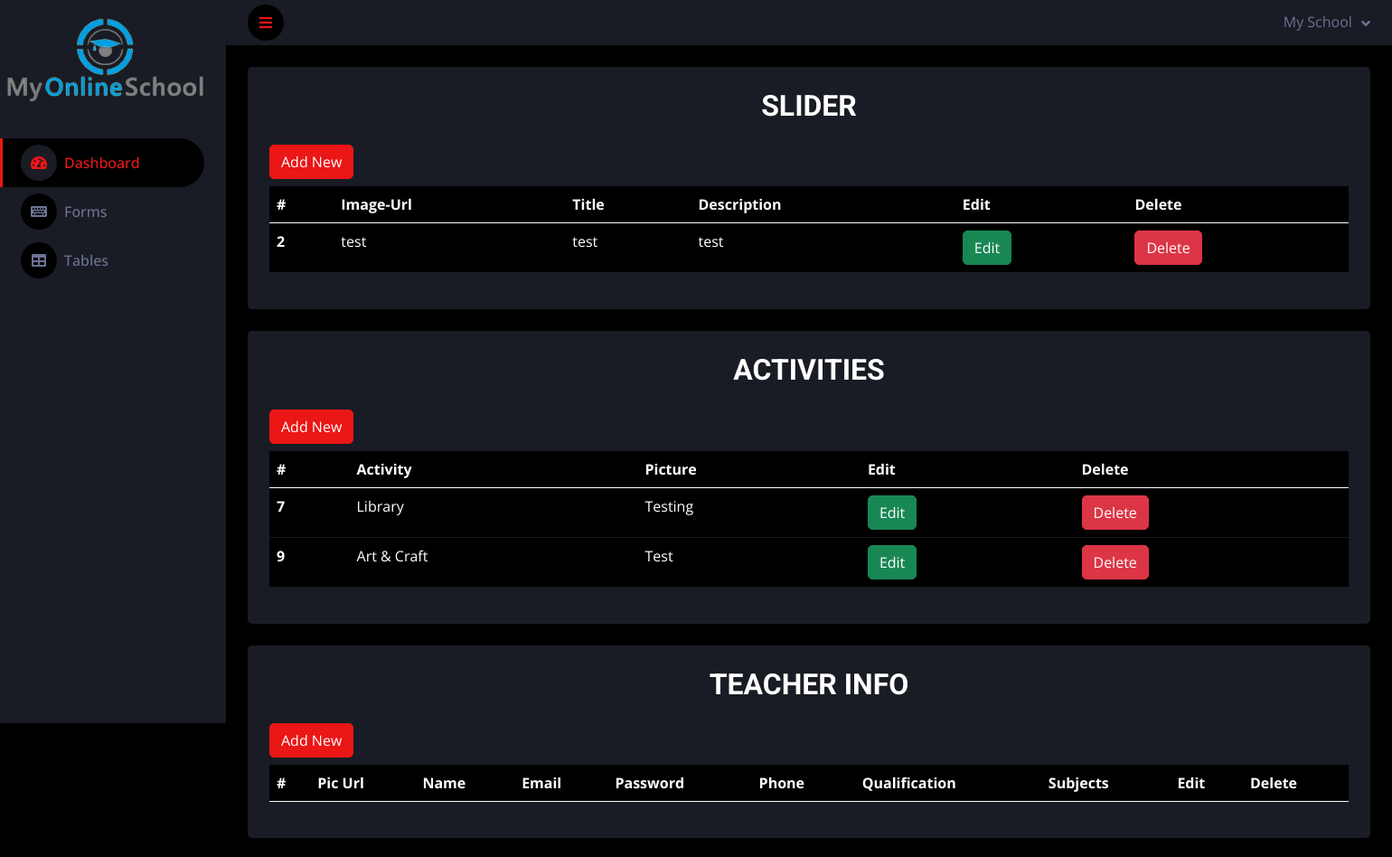
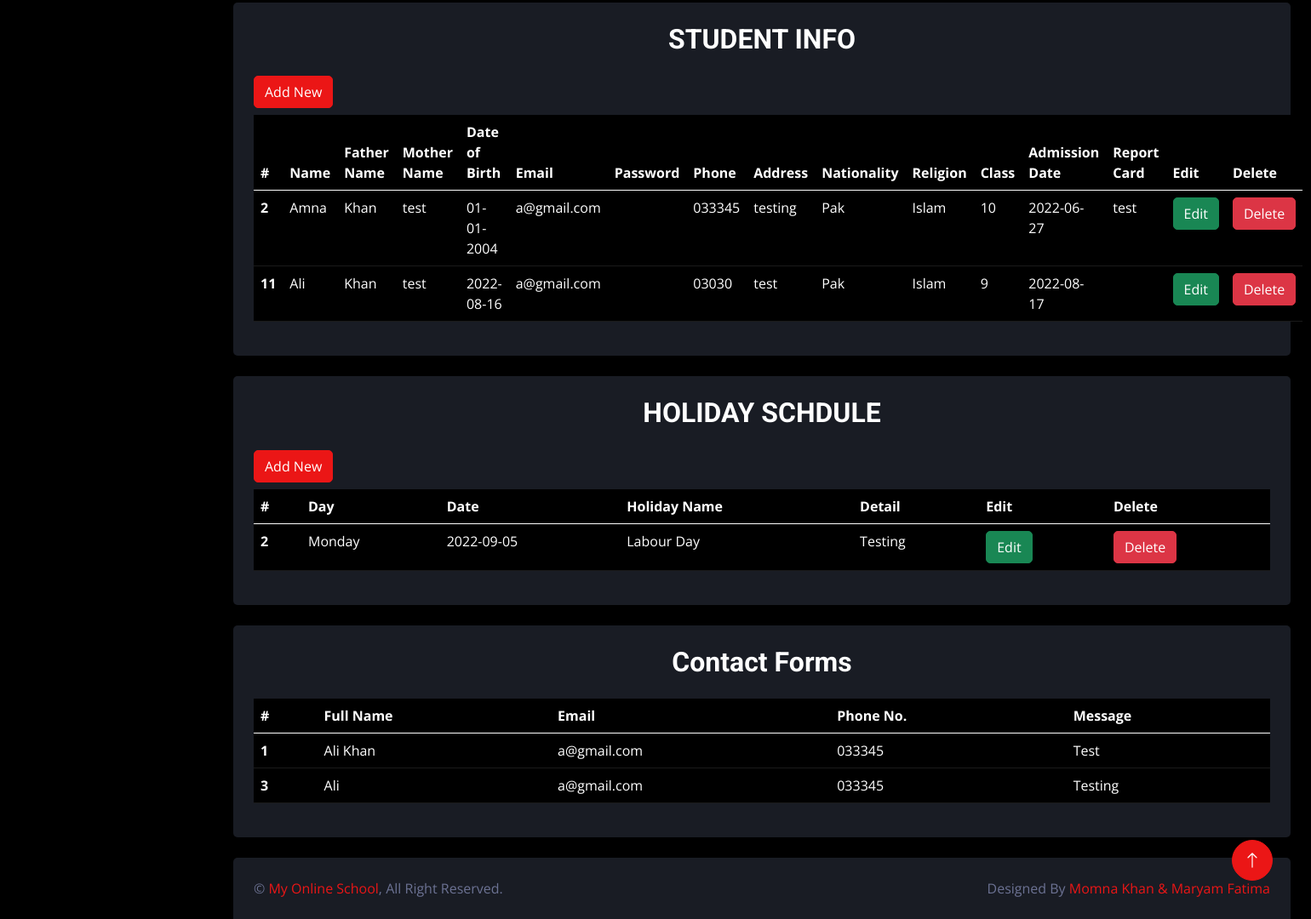
The app's page /ADMIN/table.php with its own data (2 pictures, top to bottom).
### tables this page shows
CREATE TABLE `slider` (
  `Id` int(11) NOT NULL,
  `Image-Url` varchar(225) NOT NULL,
  `Title` varchar(225) NOT NULL,
  `Description` varchar(225) NOT NULL
);

CREATE TABLE `activities` (
  `Id` int(11) NOT NULL,
  `Activity` varchar(225) NOT NULL,
  `Pic` varchar(225) NOT NULL
);

CREATE TABLE `student` (
  `Id` int(11) NOT NULL,
  `First_Name` varchar(225) NOT NULL,
  `Father_Name` varchar(225) NOT NULL,
  `Mother_Name` varchar(225) NOT NULL,
  `Date_of_Birth` varchar(225) NOT NULL,
  `Email` varchar(225) NOT NULL,
  `Pass` varchar(225) NOT NULL,
  `Phone` varchar(225) NOT NULL,
  `Address` varchar(225) NOT NULL,
  `Nationality` varchar(225) NOT NULL,
  `Religion` varchar(225) NOT NULL,
  `Class` varchar(225) NOT NULL,
  `Date` varchar(225) NOT NULL,
  `Report_Card` varchar(225) NOT NULL
);

CREATE TABLE `holiday` (
  `Id` int(11) NOT NULL,
  `Day` varchar(225) NOT NULL,
  `Date` varchar(225) NOT NULL,
  `Holiday` varchar(225) NOT NULL,
  `Detail` varchar(225) NOT NULL
);

CREATE TABLE `contact` (
  `Id` int(11) NOT NULL,
  `Full_Name` varchar(225) NOT NULL,
  `Email` varchar(225) NOT NULL,
  `Phone` varchar(225) NOT NULL,
  `Message` varchar(225) NOT NULL
);

### ADMIN/table.php (the view, shortened to what the rows shown need)
<?php
 $conn = mysqli_connect("Localhost","root","","online-schooling-system(vision)");
?>
<!DOCTYPE html>
<html lang="en">
 <head>
     <link href="https://cdnjs.cloudflare.com/ajax/libs/font-awesome/5.10.0/css/all.min.css" rel="stylesheet">
     <link href="https://cdn.jsdelivr.net/npm/bootstrap-icons@1.4.1/font/bootstrap-icons.css" rel="stylesheet">
     <link href="lib/owlcarousel/assets/owl.carousel.min.css" rel="stylesheet">
     <link href="lib/tempusdominus/css/tempusdominus-bootstrap-4.min.css" rel="stylesheet" />
     <link href="css/bootstrap.min.css" rel="stylesheet">
     <link href="css/style.css" rel="stylesheet">
 </head>
 <body>
     <div class="container-fluid position-relative d-flex p-0">
         <div class="content">
             <div class="container-fluid pt-4 px-4">
                 <div class="row g-4">
                     <div class="col-12">
                         <div class="bg-secondary rounded h-100 p-4">
                             <h2 class="mb-4 text-center">SLIDER</h2>
                             <table class="table table-hover table-dark">
                                 <thead>
                                     <tr>
                                         <th scope="col">#</th>
                                         <th scope="col">Image-Url</th>
                                         <th scope="col">Title</th>
                                         <th scope="col">Description</th>
                                         <th scope="col">Edit</th>
                                         <th scope="col">Delete</th>
                                     </tr>
                                 </thead>
                                 <tbody>
                                     <?php
                                         $query = "SELECT * FROM `slider`";
                                         $result = mysqli_query($conn,$query);
                                         if(mysqli_num_rows($result))
                                           {
                                             while($row = mysqli_fetch_array($result)){
                                        ?>
                                     <tr>
                                         <th scope="row"><?php echo $row[0];?></th>
                                         <td><?php echo $row[1];?></td>
                                         <td><?php echo $row[2];?></td>
                                         <td><?php echo $row[3];?></td>
                                         <td><a href="Sl-edit.php?id=<?php echo $row[0]?>" class="btn btn-success">Edit</a></td>
                                         <td><a href="delete.php?id=<?php echo $row[0]?>" class="btn btn-danger">Delete</a></td>
                                     </tr>
                                     <?php
                                           }
                                           }
                                     ?>
                                 </tbody>
                             </table>
                         </div>
                     </div>
                     <div class="col-12">
                         <div class="bg-secondary rounded h-100 p-4">
                             <h2 class="mb-4 text-center">ACTIVITIES</h2>
                             <table class="table table-hover table-dark">
                                 <thead>
                                     <tr>
                                         <th scope="col">#</th>
                                         <th scope="col">Activity</th>
                                         <th scope="col">Picture</th>
                                         <th scope="col">Edit</th>
                                         <th scope="col">Delete</th>
                                     </tr>
                                 </thead>
                                 <tbody>
                                     <?php
                                         $query = "SELECT * FROM `activities`";
                                         $result = mysqli_query($conn,$query);
                                         if(mysqli_num_rows($result))
                                           {
                                             while($row = mysqli_fetch_array($result)){
                                        ?>
                                     <tr>
                                         <th scope="row"><?php echo $row[0];?></th>
                                         <td><?php echo $row[1];?></td>
                                         <td><?php echo $row[2];?></td>
                                         <td><a href="A-edit.php?id=<?php echo $row[0]?>" class="btn btn-success">Edit</a></td>
                                         <td><a href="delete.php?id=<?php echo $row[0]?>" class="btn btn-danger">Delete</a></td>
                                     </tr>
                                     <?php
                                           }
                                           }
                                     ?>
                                 </tbody>
                             </table>
                         </div>
                     </div>
                     <div class="col-12">
                                <div class="bg-secondary rounded h-100 p-4">
                                    <h2 class="mb-4 text-center">TEACHER INFO</h2>
                                    <table class="table table-hover table-dark">
                                        <thead>
                                            <tr>
                                                <th scope="col">#</th>
                                                <th scope="col">Pic Url</th>
                                                <th scope="col">Name</th>
                                                <th scope="col">Email</th>
                                                <th scope="col">Password</th>
                                                <th scope="col">Phone</th>
                                                <th scope="col">Qualification</th>
                                                <th scope="col">Subjects</th>
                                                <th scope="col">Edit</th>
                                                <th scope="col">Delete</th>
                                            </tr>
                                        </thead>
                                    </table>
                                </div>
                     </div>
                     <div class="col-12">
                                <div class="bg-secondary rounded h-100 p-4">
                                    <h2 class="mb-4 text-center">STUDENT INFO</h2>
                                    <table class="table table-hover table-dark">
                                        <thead>
                                            <tr>
                                                <th scope="col">#</th>
                                                <th scope="col">Name</th>
                                                <th scope="col">Father Name</th>
                                                <th scope="col">Mother Name</th>
                                                <th scope="col">Date of Birth</th>
                                                <th scope="col">Email</th>
                                                <th scope="col">Password</th>
                                                <th scope="col">Phone</th>
                                                <th scope="col">Address</th>
                                                <th scope="col">Nationality</th>
                                                <th scope="col">Religion</th>
                                                <th scope="col">Class</th>
                                                <th scope="col">Admission Date</th>
                                                <th scope="col">Report Card</th>
                                                <th scope="col">Edit</th>
                                                <th scope="col">Delete</th>
                                            </tr>
                                        </thead>
                                        <tbody>
                                         <?php
                                             $query3 = "SELECT * FROM `student`";
                                             $result3 = mysqli_query($conn,$query3);
                                             if(mysqli_num_rows($result3))
                                               {
                                                 while($row3 = mysqli_fetch_array($result3)){
                                            ?>
                                            <tr>
                                                <th scope="row"><?php echo $row3[0];?></th>
                                                <td><?php echo $row3[1];?></td>
                                                <td><?php echo $row3[2];?></td>
                                                <td><?php echo $row3[3];?></td>
                                                <td><?php echo $row3[4];?></td>
                                                <td><?php echo $row3[5];?></td>
                                                <td><?php echo $row3[6];?></td>
                                                <td><?php echo $row3[7];?></td>
                                                <td><?php echo $row3[8];?></td>
                                                <td><?php echo $row3[9];?></td>
                                                <td><?php echo $row3[10];?></td>
                                                <td><?php echo $row3[11];?></td>
                                                <td><?php echo $row3[12];?></td>
                                                <td><?php echo $row3[13];?></td>
                                                <td><a href="S-edit.php?id=<?php echo $row3[0]?>" class="btn btn-success">Edit</a></td>
                                                <td><a href="delete.php?id=<?php echo $row3[0]?>" class="btn btn-danger">Delete</a></td>
                                            </tr>
                                         <?php
                                             }
                                             }
                                            ?>
                                        </tbody>
                                    </table>
                                </div>
                     </div>
                     <div class="col-12">
                         <div class="bg-secondary rounded h-100 p-4">
                             <h2 class="mb-4 text-center">HOLIDAY SCHDULE</h2>
                             <table class="table table-hover table-dark">
                                 <thead>
                                     <tr>
                                         <th scope="col">#</th>
                                         <th scope="col">Day</th>
                                         <th scope="col">Date</th>
                                         <th scope="col">Holiday Name</th>
                                         <th scope="col">Detail</th>
                                         <th scope="col">Edit</th>
                                         <th scope="col">Delete</th>
                                     </tr>
                                 </thead>
                                 <tbody>
                                     <?php
                                         $query = "SELECT * FROM `holiday`";
                                         $result = mysqli_query($conn,$query);
                                         if(mysqli_num_rows($result))
                                           {
                                             while($row = mysqli_fetch_array($result)){
                                        ?>
                                     <tr>
                                         <th scope="row"><?php echo $row[0];?></th>
                                         <td><?php echo $row[1];?></td>
                                         <td><?php echo $row[2];?></td>
                                         <td><?php echo $row[3];?></td>
                                         <td><?php echo $row[4];?></td>
                                         <td><a href="H-edit.php?id=<?php echo $row[0]?>" class="btn btn-success">Edit</a></td>
                                         <td><a href="delete.php?id=<?php echo $row[0]?>" class="btn btn-danger">Delete</a></td>
                                     </tr>
                                     <?php
                                           }
                                           }
                                     ?>
                                 </tbody>
                             </table>
                         </div>
                     </div>
                     <div class="col-12">
                         <div class="bg-secondary rounded h-100 p-4">
                             <h2 class="mb-4 text-center">Contact Forms</h2>
                             <table class="table table-hover table-dark">
                                 <thead>
                                     <tr>
                                         <th scope="col">#</th>
                                         <th scope="col">Full Name</th>
                                         <th scope="col">Email</th>
                                         <th scope="col">Phone No.</th>
                                         <th scope="col">Message</th>
                                     </tr>
                                 </thead>
                                 <tbody>
                                     <?php
                                         $query = "SELECT * FROM `contact`";
                                         $result = mysqli_query($conn,$query);
                                         if(mysqli_num_rows($result))
                                           {
                                             while($row = mysqli_fetch_array($result)){
                                        ?>
                                     <tr>
                                         <th scope="row"><?php echo $row[0];?></th>
                                         <td><?php echo $row[1];?></td>
                                         <td><?php echo $row[2];?></td>
                                         <td><?php echo $row[3];?></td>
                                         <td><?php echo $row[4];?></td>
                                     </tr>
                                     <?php
                                           }
                                           }
                                     ?>
                                 </tbody>
                             </table>
                         </div>
                     </div>
                  </div>
             </div>
         </div>
     </div>
 </body>
</html>

### records on screen
slider: Id "2", value "test", Title "test", Description "test"
activities: Id "7", Activity "Library", Pic "Testing"
activities: Id "9", Activity "Art & Craft", Pic "Test"
student: Id "2", First_Name "Amna", Father_Name "Khan", Mother_Name "test", Date_of_Birth "01-01-2004", Email "a@gmail.com", Phone "033345", Address "testing", Nationality "Pak", Religion "Islam", Class "10", Date "2022-06-27", Report_Card "test"
student: Id "11", First_Name "Ali", Father_Name "Khan", Mother_Name "test", Date_of_Birth "2022-08-16", Email "a@gmail.com", Phone "03030", Address "test", Nationality "Pak", Religion "Islam", Class "9", Date "2022-08-17"
holiday: Id "2", Day "Monday", Date "2022-09-05", Holiday "Labour Day", Detail "Testing"
contact: Id "1", Full_Name "Ali Khan", Email "a@gmail.com", Phone "033345", Message "Test"
contact: Id "3", Full_Name "Ali", Email "a@gmail.com", Phone "033345", Message "Testing"
